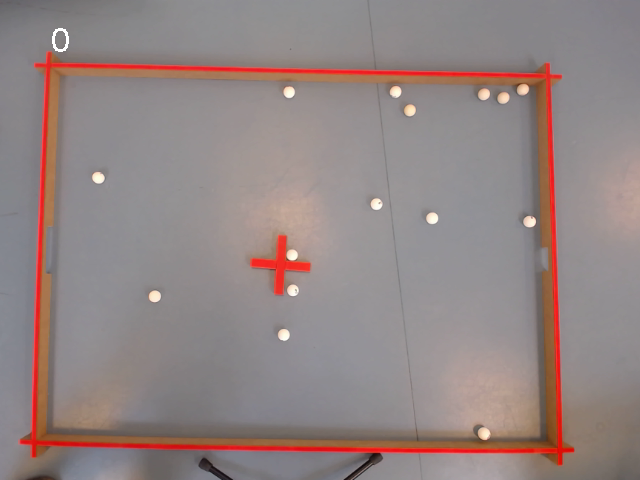
#> input picture images/image_1.png, 640 x 480 px
$ jupyter execute --allow-errors master.ipynb
#> lines starting #> are read from the running program, lines starting #| are printed output that depends on the picture
[cell 1]
### Hej Aleksander ###

[cell 2]
print("hi Aleksander Sønder Kirsblom Salling")

### IMAGE TO USE

[cell 3]
# using this image:
from PIL import Image
def print_image(image_path):
#> called with image_path = './images/image_1.png'
    try:
        img = Image.open(image_path)
#> img is the input picture: PIL image 640x480 RGB; mean R, G, B 147.1, 132.8, 131.6
        img.show()
    except Exception as e:
        print("An error occurred:", e)
image_path = "./images/image_1.png"
print_image(image_path)

# DownScale and GrayScale

[cell 4]
from PIL import Image

def print_downscaled_images(image_path, downscale_factors):
#> called with image_path = './images/image_1.png'
    try:
        img = Image.open(image_path)
        original_width, original_height = img.size
#> original_width = 640; original_height = 480

        for factor in downscale_factors:
            # Convert the image to grayscale
            grayscale_img = img.convert("L")
            # Resize the grayscale image
            downscaled_img = grayscale_img.resize((original_width // factor, original_height // factor))
            save_path = "./images/saved_image.png"
            downscaled_img.save(save_path)
            downscaled_img.show()
#> this loop made 1 pass
#> pass 1, in print_downscaled_images, `grayscale_img = img.convert("L")`:
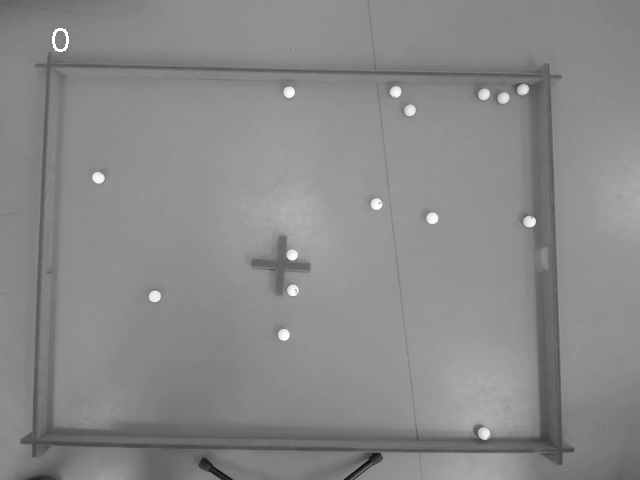
#> grayscale_img: PIL image 640x480 L; min 11, max 255, mean 137
    except Exception as e:
        print("An error occurred:", e)

image_path = "./images/image_1.png"
downscale_factors = [4]
print_downscaled_images(image_path, downscale_factors)

# Number of Input Nodes

[cell 5]
preprocessed_img_width = 160
preprocessed_img_height = 120

# Flattening the preprocessed image data
flattened_input_size = preprocessed_img_width * preprocessed_img_height

# Number of nodes for the input layer
input_nodes = flattened_input_size

print("Number of nodes for the input layer:", input_nodes)

# Input Layer Definition

[cell 6]
import numpy as np

# Define the input shape based on the number of nodes
input_shape = (flattened_input_size,)
input_path = "./images/saved_image.png"

image = Image.open(image_path)
#> (the rest of this cell did not finish here and is left out)

[cell 7]
'''import numpy as np

class Convolution:
    def __init__(self, num_filters, filter_size):
        self.num_filters = num_filters
        self.filter_size = filter_size
        self.filters = np.random.randn(num_filters, filter_size, filter_size) / filter_size

    def iterate_regions(self, image):
        h, w = image.shape

        for i in range(h - self.filter_size + 1):
            for j in range(w - self.filter_size + 1):
                region = image[i:(i + self.filter_size), j:(j + self.filter_size)]
                yield region, i, j

    def forward(self, input):
        h, w = input.shape
        output = np.zeros((h - self.filter_size + 1, w - self.filter_size + 1, self.num_filters))

        for region, i, j in self.iterate_regions(input):
            output[i, j] = np.sum(region * self.filters, axis=(1, 2))

        return output
'''
import numpy as np


# Sobel edge detection kernels
sobel_horizontal = np.array([[-1, -2, -1],
                             [ 0,  0,  0],
                             [ 1,  2,  1]])

sobel_vertical = np.array([[-1, 0, 1],
                           [-2, 0, 2],
                           [-1, 0, 1]])

# Gabor texture detection kernel (5x5)
gabor_kernel = np.array([[ 0.01,  0.03,  0.06,  0.03,  0.01],
                         [ 0.07,  0.23,  0.43,  0.23,  0.07],
                         [ 0.12,  0.39,  0.71,  0.39,  0.12],
                         [ 0.07,  0.23,  0.43,  0.23,  0.07],
                         [ 0.01,  0.03,  0.06,  0.03,  0.01]])

# Perform convolution with Sobel kernels
#> (the rest of this cell did not finish here and is left out)

[cell 8]
# Define the Pooling class
class Pooling:
    def __init__(self, pool_size):
        self.pool_size = pool_size

    def iterate_regions(self, image):
        h, w, _ = image.shape
        new_h = h // self.pool_size
        new_w = w // self.pool_size

        for i in range(new_h):
            for j in range(new_w):
                region = image[(i * self.pool_size):(i * self.pool_size + self.pool_size),
                               (j * self.pool_size):(j * self.pool_size + self.pool_size)]
                yield region, i, j

    def forward(self, input):
        h, w, num_filters = input.shape
        output = np.zeros((h // self.pool_size, w // self.pool_size, num_filters))

        for region, i, j in self.iterate_regions(input):
            output[i, j] = np.amax(region, axis=(0, 1))

        return output

[cell 9]
import numpy as np
# Step 1: Load Image
def load_image(file_path):
    # Use NumPy to load the image from file_path
    ...

[cell 10]
# Step 2: Preprocess Image
def preprocess_image(image):
    # Implement preprocessing steps if necessary
    ...

[cell 11]
# Step 3: Extract Features
def extract_features(image):
    # Implement feature extraction using NumPy operations
    ...

[cell 12]
# Step 4: Define Classifiers
def define_classifiers():
    # Define classifiers for small goal, big goal, and table tennis balls
    ...

[cell 13]
# Step 5: Predictions
def make_predictions(features, classifiers):
    # Use classifiers to make predictions on the input features
    ...

[cell 14]
# Step 6: Postprocess Predictions
def postprocess_predictions(predictions):
    # Refine predictions (e.g., thresholding, non-maximum suppression)
    ...

[cell 15]
# Step 7: Visualize Results
def visualize_results(image, predictions):
    # Visualize detected objects on the original image
    ...

[cell 16]
# Main function
def main():
    # Step 1: Load Image
    image = load_image("path/to/image.jpg")

    # Step 2: Preprocess Image
    image = preprocess_image(image)

    # Step 3: Extract Features
    features = extract_features(image)

    # Step 4: Define Classifiers
    classifiers = define_classifiers()

    # Step 5: Predictions
    predictions = make_predictions(features, classifiers)

    # Step 6: Postprocess Predictions
    refined_predictions = postprocess_predictions(predictions)

    # Step 7: Visualize Results
    visualize_results(image, refined_predictions)

if __name__ == "__main__":
    main()

[cell 17]
# Step 3: Extract Features
def extract_features(image):
    # Implement feature extraction using NumPy operations
    ...

# Step 4: Define Classifiers
def define_classifiers():
    # Define classifiers for small goal, big goal, and table tennis balls
    ...

# Step 5: Predictions
def make_predictions(features, classifiers):
    # Use classifiers to make predictions on the input features
    ...

# Step 6: Postprocess Predictions
def postprocess_predictions(predictions):
    # Refine predictions (e.g., thresholding, non-maximum suppression)
    ...

# Step 7: Visualize Results
def visualize_results(image, predictions):
    # Visualize detected objects on the original image
    ...

# Main function
def main():
    # Step 1: Load Image
    image = load_image("path/to/image.jpg")

$ run again, with images/image_10.png copied over images/image_1.png
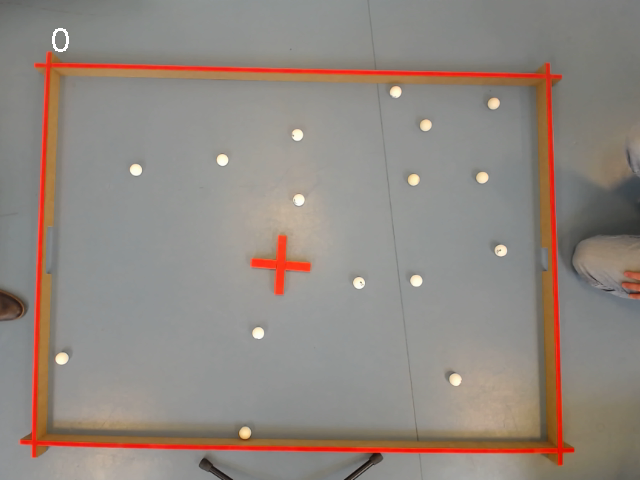
#> input picture images/image_10.png, 640 x 480 px
#> in print_image, img is the input picture: PIL image 640x480 RGB; mean R, G, B 145.2, 135.6, 128.4
#> the loop in print_downscaled_images, `for factor in downscale_factors:` made 1 pass
#> pass 1, in print_downscaled_images, `grayscale_img = img.convert("L")`:
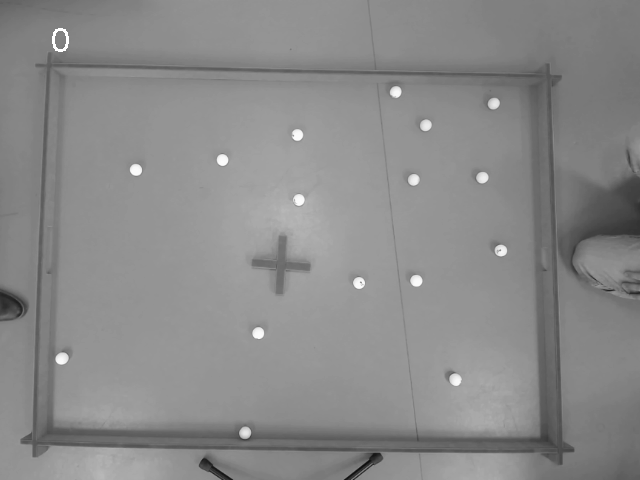
#> grayscale_img: PIL image 640x480 L; min 13, max 255, mean 137.6

$ run again, with images/image_100.png copied over images/image_1.png
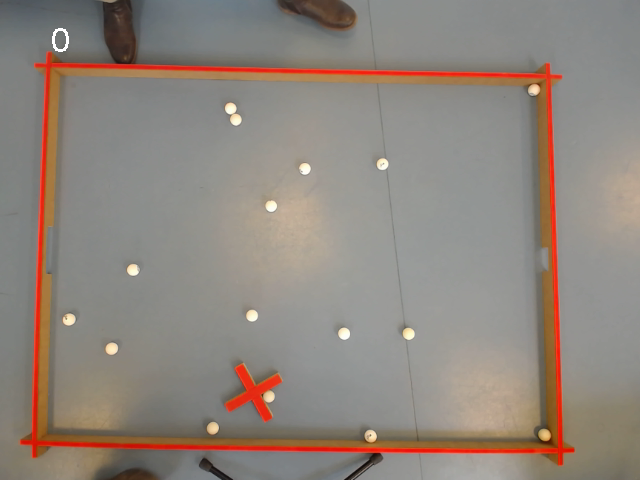
#> input picture images/image_100.png, 640 x 480 px
#> in print_image, img is the input picture: PIL image 640x480 RGB; mean R, G, B 143.5, 133.3, 124.9
#> the loop in print_downscaled_images, `for factor in downscale_factors:` made 1 pass
#> pass 1, in print_downscaled_images, `grayscale_img = img.convert("L")`:
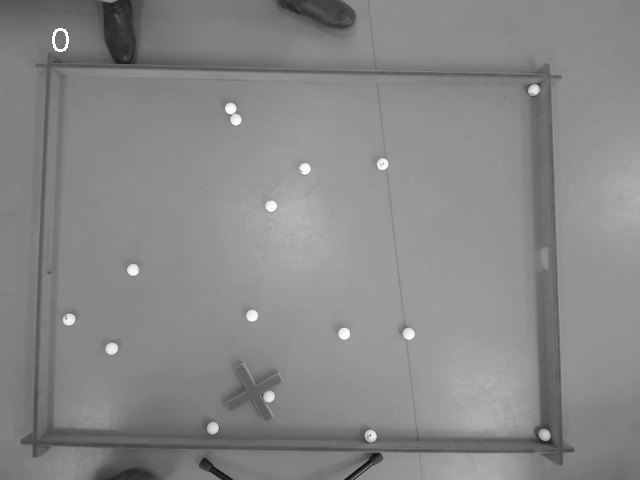
#> grayscale_img: PIL image 640x480 L; min 11, max 255, mean 135.4
